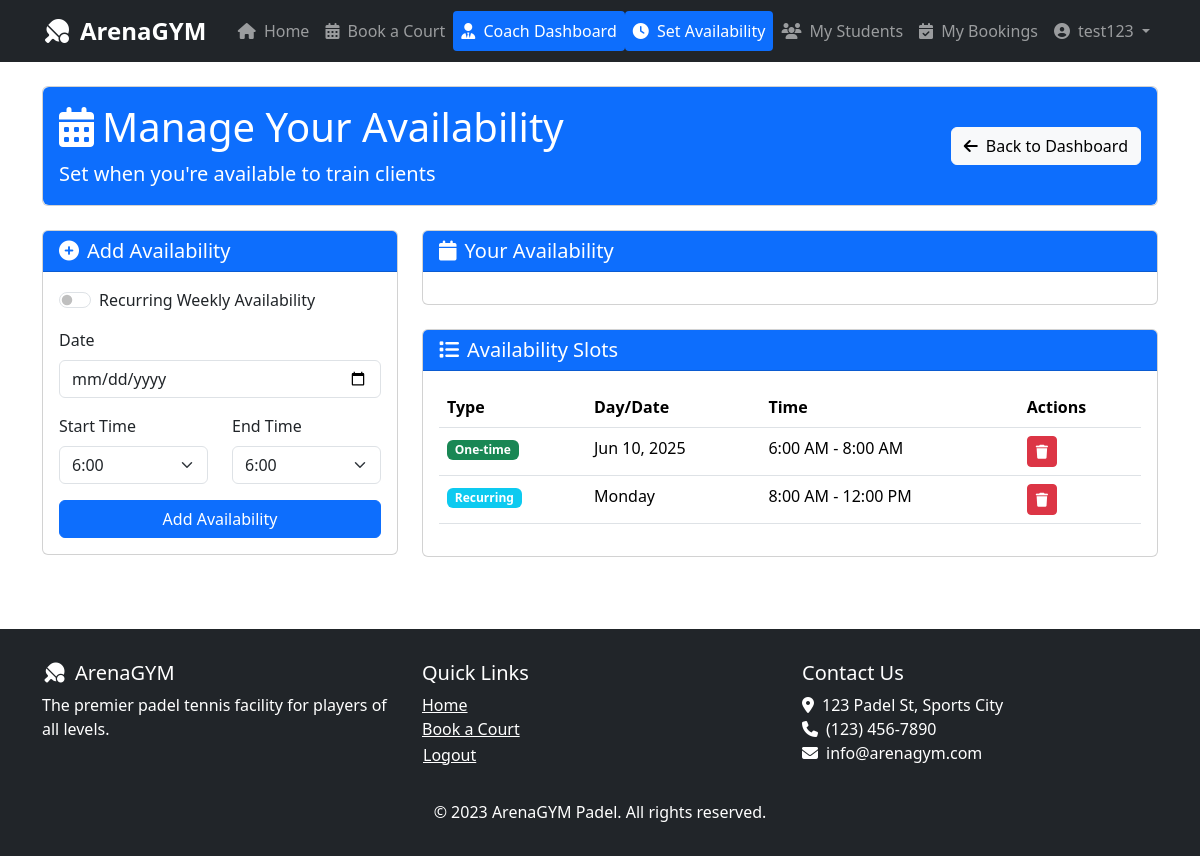
The app's page /coach/availability/ (signed in), older data.
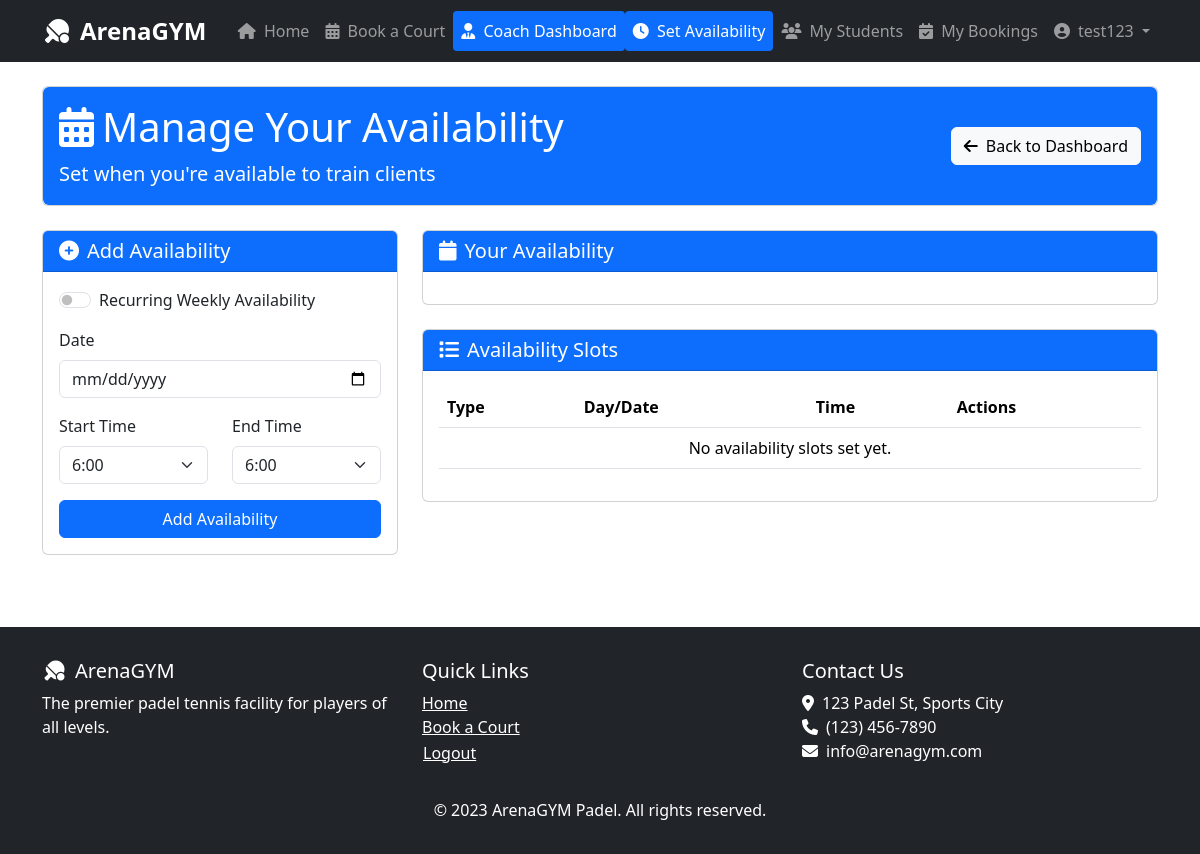
The same page, newer data.
### reservation/models.py (models this page shows, shortened)
class CoachAvailability(models.Model):
    coach = models.ForeignKey(User, on_delete=models.CASCADE)
    date = models.DateField()
    start_time = models.TimeField()
    end_time = models.TimeField()
    is_recurring = models.BooleanField(default=False)
    day_of_week = models.IntegerField(choices=[
        (0, 'Monday'),
        (1, 'Tuesday'),
        (2, 'Wednesday'),
        (3, 'Thursday'),
        (4, 'Friday'),
        (5, 'Saturday'),
        (6, 'Sunday'),
    ], null=True, blank=True)
    class Meta:
        verbose_name_plural = "Coach Availabilities"

### reservation/views.py (the view, shortened to what this page needs)
# urls.py: path('coach/availability/', views.coach_availability, name='coach_availability'),
@login_required
def coach_availability(request):
    if not request.user.isCoach:
        return redirect('client')
    availability_slots = CoachAvailability.objects.filter(coach=request.user)
    hours = range(6, 22)  # 6 AM to 9 PM
    context = {
        'availability_slots': availability_slots,
        'hours': hours,
        'today': timezone.now().date(),
    }
    return render(request, 'coach_availability.html', context)

### reservation/templates/coach_availability.html (shortened to what the changed rows need)
{% extends 'base.html' %}
{% load static %}
{% block content %}
<div class="container py-4">
    <div class="card mb-4">
        <div class="card-body bg-primary text-white rounded">
            <div class="row align-items-center">
                <div class="col-md-8">
                    <h1><i class="fas fa-calendar-alt me-2"></i>Manage Your Availability</h1>
                </div>
            </div>
        </div>
    </div>
    <div class="row">
        <div class="col-md-8">
            <div class="card mt-4">
                <div class="card-body">
                    <table class="table">
                        <thead>
                            <tr>
                                <th>Type</th>
                                <th>Day/Date</th>
                                <th>Time</th>
                                <th>Actions</th>
                            </tr>
                        </thead>
                        <tbody>
                            {% for slot in availability_slots %}
                            <tr>
                                <td>
                                    {% if slot.is_recurring %}
                                    <span class="badge bg-info">Recurring</span>
                                    {% else %}
                                    <span class="badge bg-success">One-time</span>
                                    {% endif %}
                                </td>
                                <td>
                                    {% if slot.is_recurring %}
                                        {{ slot.get_day_of_week_display }}
                                    {% else %}
                                        {{ slot.date|date:"M d, Y" }}
                                    {% endif %}
                                </td>
                                <td>{{ slot.start_time|time:"g:i A" }} - {{ slot.end_time|time:"g:i A" }}</td>                                <td>
                                    <form method="post" action="{% url 'delete_availability' availability_id=slot.id %}"
                                         style="display:inline;">
                                        <button type="submit" class="btn btn-sm btn-danger">
                                            <i class="fas fa-trash"></i>
                                        </button>
                                    </form>
                                </td>
                            </tr>
                            {% empty %}
                            <tr>
                                <td colspan="4" class="text-center">No availability slots set yet.</td>
                            </tr>
                            {% endfor %}
                        </tbody>
                    </table>
                </div>
            </div>
        </div>
    </div>
</div>
<link href="https://cdn.jsdelivr.net/npm/fullcalendar@5.11.0/main.min.css" rel="stylesheet">
{% endblock %}

Row changes from the older to the newer data that the page shows:
removed CoachAvailability: is_recurring "One-time", date "Jun 10, 2025", start_time "6:00 AM", end_time "8:00 AM"
removed CoachAvailability: is_recurring "Recurring", day_of_week "Monday", start_time "8:00 AM", end_time "12:00 PM"
Text that changed along with them:
text now shown: "No availability slots set yet."
